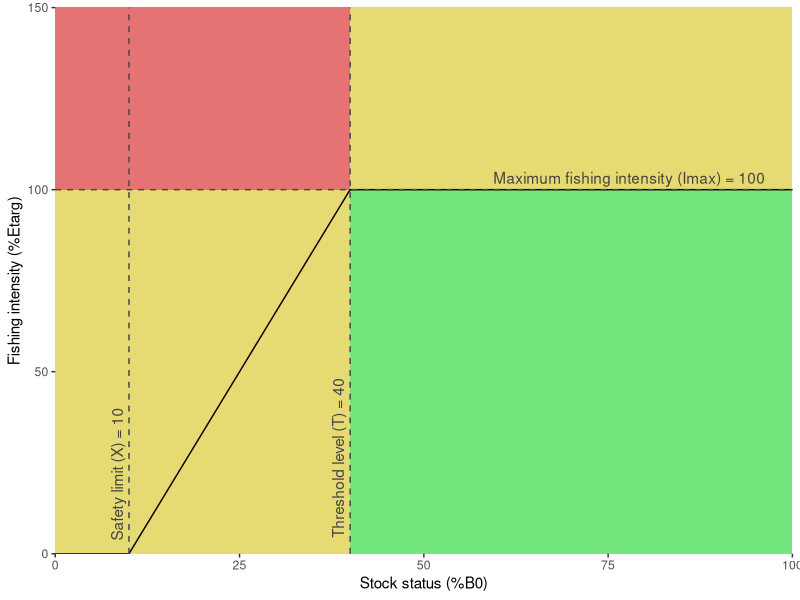

This figure's R source:
library(ggplot2)

imax <- 100
threshold <- 40
safety <- 10

brule <- function(status,imax,threshold,safety){
  intensity <- imax/(threshold-safety)*(status-safety)
  intensity[status<safety] <- 0
  intensity[status>threshold] <- imax
  intensity
}

values <- within(data.frame(status=seq(0,100,1)),{
  intensity <- brule(status,imax,threshold,safety)
})

plot <- ggplot(values) +
  geom_rect(xmin=0,xmax=40,ymin=0,ymax=100,fill=hsv(0.15,0.5,0.9)) +
  geom_rect(xmin=40,xmax=100,ymin=0,ymax=100,fill=hsv(0.35,0.5,0.9)) +
  geom_rect(xmin=0,xmax=40,ymin=100,ymax=200,fill=hsv(0,0.5,0.9)) +
  geom_rect(xmin=40,xmax=100,ymin=100,ymax=200,fill=hsv(0.15,0.5,0.9)) +
  geom_line(aes(x=status,y=intensity)) +
  geom_vline(aes(xintercept=safety),lty=2,col='#444444') + 
  annotate('text',x=safety,y=0,label=paste('Safety limit (X) =',safety),angle=90,vjust=-0.5,hjust=-0.1,col='#444444') +
  geom_vline(aes(xintercept=threshold),lty=2,col='#444444') + 
  annotate('text',x=threshold,y=0,label=paste('Threshold level (T) =',threshold),angle=90,vjust=-0.5,hjust=-0.1,col='#444444') +
  geom_hline(aes(yintercept=imax),lty=2,col='#444444') + 
  annotate('text',x=100,y=imax,label=paste('Maximum fishing intensity (Imax) =',imax),vjust=-0.5,hjust=1.1,col='#444444') +
  scale_x_continuous('Stock status (%B0)',limits=c(0,100),expand=c(0,0)) +
  scale_y_continuous('Fishing intensity (%Etarg)',limits=c(0,150),expand=c(0,0)) + 
  labs(colour="")

svg("brule.svg", width=6, height=4)
par(mar=c(5,5,3,3))
print(plot)
dev.off()

write.table(format(values,digits=2), 'brule.txt', row.names=F, quote=F)

